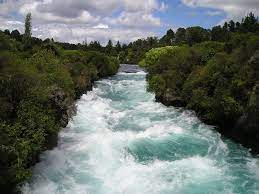
#> input picture river1.jpg, 259 x 194 px, found by its file name
$ jupyter execute Plagiarism_Detector.ipynb
#> lines starting #> are read from the running program, lines starting #| are printed output that depends on the picture; after the words box and inside, x2 and y2 are one past the last pixel; in counts of white or black regions, pixels touching at a corner belong together
<a href="https://colab.research.google.com/github/Wisteriaa9/Plagiarism-Detector/blob/main/Plagiarism_Detector.ipynb" target="_parent"></a>

[cell 1]
import cv2
import math
from google.colab.patches import cv2_imshow
print("1 for text\n2 for image\n ");
val = int(input("Enter your value:\n"));
#> the answer given: 3
if val == 1 :
    # Define a function to tokenize text and count word frequencies
    # [29 lines left out: functions tokenize, dot_product, cosine_similarity, not called in this run]

    # Define a function to compare two texts and output the percentage of plagiarism
    def compare_texts(text1, text2):
        similarity = cosine_similarity(text1, text2)
        return similarity * 100

    # Define two texts to compare
    with open('/content/text1.txt', 'r') as file1:
        text1 = file1.read()
    with open('/content/text2.txt', 'r') as file2:
        text2 = file2.read()

    # Compare the two texts and output the percentage of plagiarism
    plagiarism_percentage = compare_texts(text1, text2)
    print(f"The percentage of plagiarism between text1 and text2 is: {plagiarism_percentage:.2f}%\n")

    # [13 lines left out: function read_until_fullstop, not called in this run]


    # Open files in read mode
    with open('/content/text1.txt', 'r') as file1, open('/content/text2.txt', 'r') as file2:

        # Read the lines from the files
        file1_lines = []
        file2_lines = []

        while True:
            line = read_until_fullstop(file1)
            if not line:
                break
            file1_lines.append(line.strip())

        while True:
            line = read_until_fullstop(file2)
            if not line:
                break
            file2_lines.append(line.strip())

        # Find similar lines
        similar_lines = set(file1_lines).intersection(file2_lines)
    with open('/content/text1.txt', 'r') as file1, open('/content/text2.txt', 'r') as file2:
        # Print the output
        print(f"file1\n")
        content = file1.read()
        print(content + "\n")
        print(f"file2\n")
        content = file2.read()
        print(content + "\n")
        if similar_lines:
            print(f"{len(similar_lines)} similar lines found:\n")
            for line in similar_lines:
                print(line)
        else:
            print("No similar lines found.")
else:
    # Load the images
    img1 = cv2.imread('/content/river1.jpg')
#> img1 is the input picture: shape (194, 259, 3); mean B, G, R 109.7, 114.1, 106.1
    img2 = cv2.imread('/content/river2.jpg')
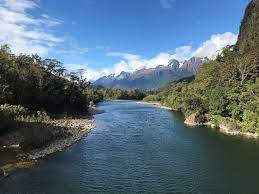
#> input picture river2.jpg, 259 x 194 px, found by its file name
#> img2 is the input picture: shape (194, 259, 3); mean B, G, R 123.4, 107.7, 86.2

    # Resize the images to the same dimensions
    img1 = cv2.resize(img1, (800, 600))
#> img1: shape (600, 800, 3)
    img2 = cv2.resize(img2, (800, 600))
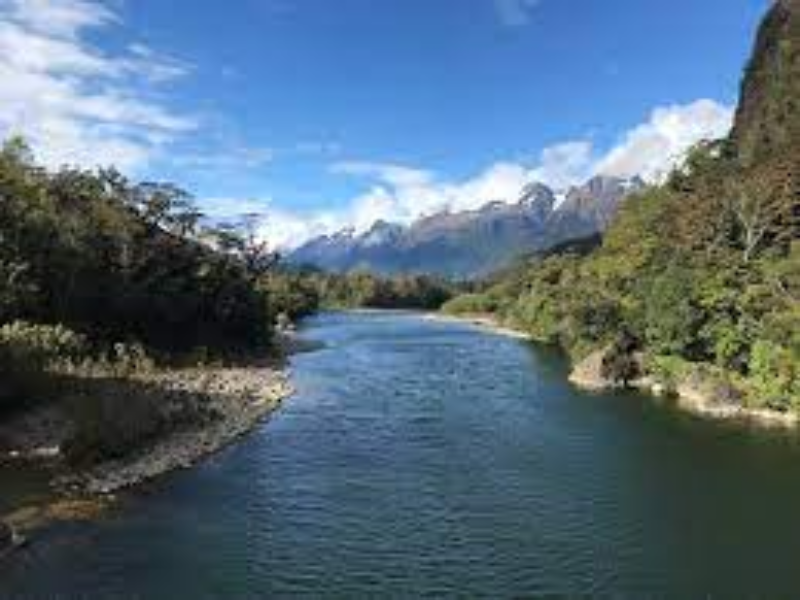
#> img2: shape (600, 800, 3); mean B, G, R 123.2, 107.5, 86.1

    # Convert the images to grayscale
    gray1 = cv2.cvtColor(img1, cv2.COLOR_BGR2GRAY)
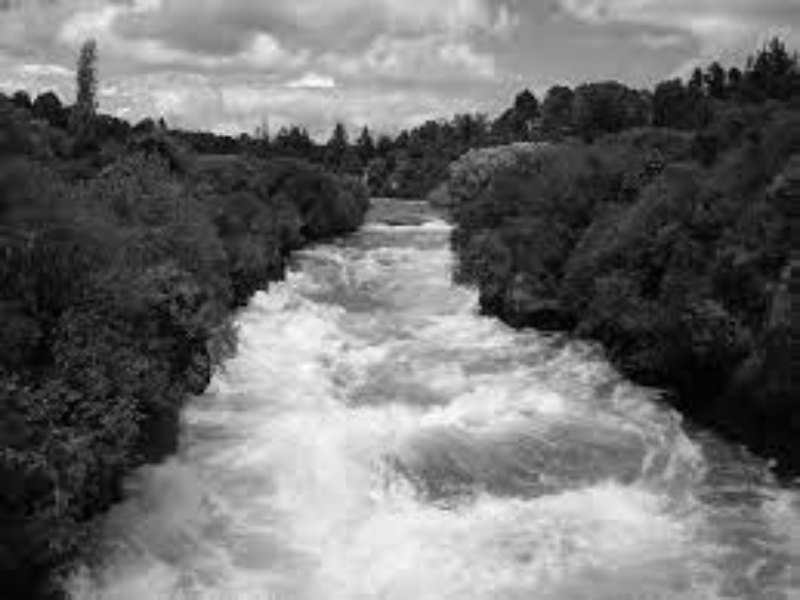
#> gray1: shape (600, 800); min 0, max 255, mean 111.1
    gray2 = cv2.cvtColor(img2, cv2.COLOR_BGR2GRAY)
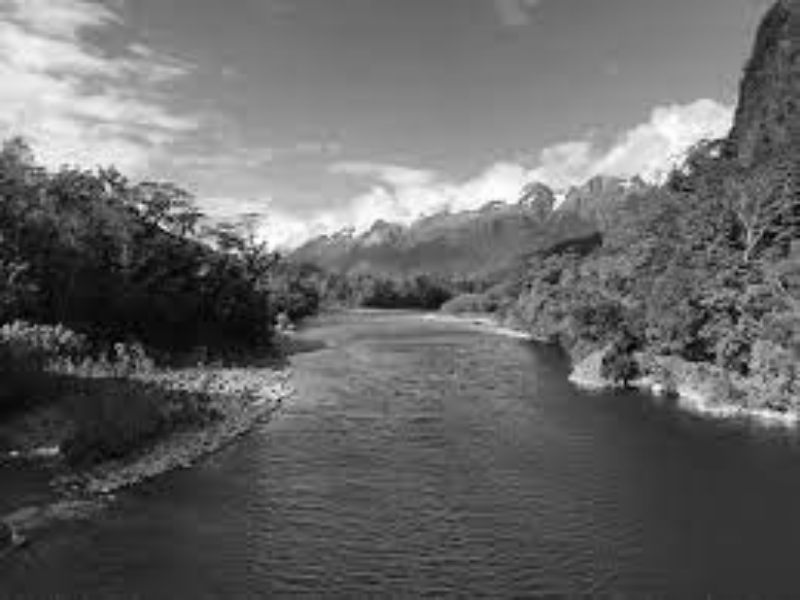
#> gray2: shape (600, 800); min 1, max 255, mean 102.9

    # Apply a threshold to convert the images to binary
    _, thresh1 = cv2.threshold(gray1, 127, 255, cv2.THRESH_BINARY)
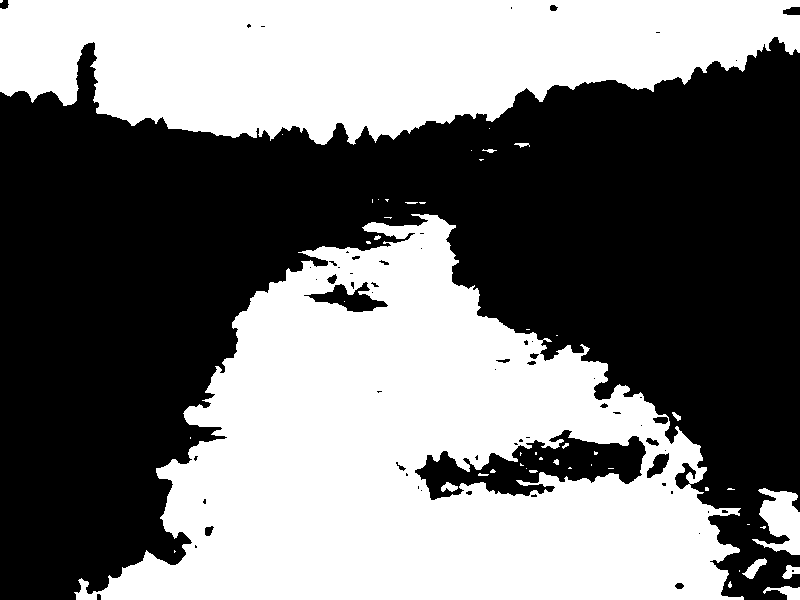
#> thresh1: shape (600, 800); 47.3% white; 48 white regions (32 under 20 px), largest, box (x1, y1, x2, y2) and area: (74, 214, 744, 600) 140768, (0, 0, 800, 145) 83147, (752, 488, 800, 555) 1878
    _, thresh2 = cv2.threshold(gray2, 127, 255, cv2.THRESH_BINARY)
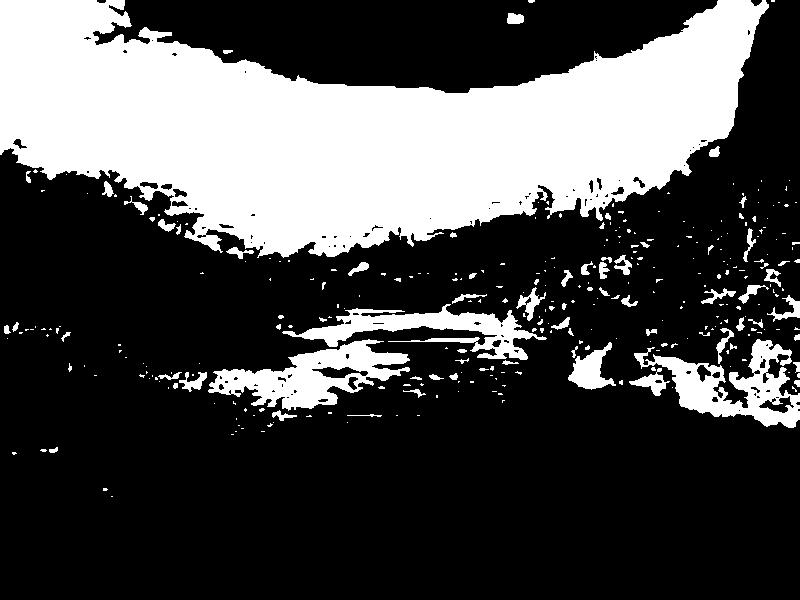
#> thresh2: shape (600, 800); 29.2% white; 322 white regions (245 under 20 px), largest, box (x1, y1, x2, y2) and area: (0, 0, 769, 258) 115160, (208, 339, 410, 411) 6327, (634, 339, 800, 428) 5659
    # Find the common area between the two binary images
    common = cv2.bitwise_and(thresh1, thresh2)
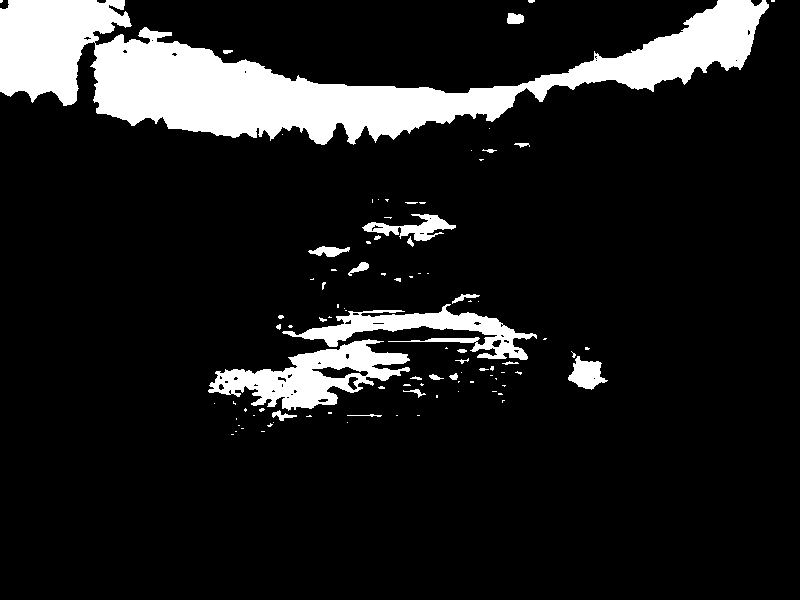
#> common: shape (600, 800); 11.8% white; 95 white regions (68 under 20 px)

    # Highlight the common area in the original images
    contours, _ = cv2.findContours(common, cv2.RETR_EXTERNAL, cv2.CHAIN_APPROX_SIMPLE)
#> contours = 95 contours, 79 with area under 20; largest, box (x1, y1, x2, y2) and area: (0, 0, 769, 145) 41218, (208, 339, 410, 411) 6485, (282, 304, 537, 360) 4201, (362, 214, 456, 241) 914, (568, 356, 608, 390) 710
    for contour in contours:
        (x, y, w, h) = cv2.boundingRect(contour)
        cv2.rectangle(img1, (x, y), (x+w, y+h), (0, 255, 0), 2)
        cv2.rectangle(img2, (x, y), (x+w, y+h), (0, 255, 0), 2)
#> this loop made 95 passes
#> (x, y, w, h) on passes 6, 7, 8, 12, 14, 16, 17, 18, 19, 20, 21, 25: (267, 423, 6, 4), (347, 422, 1, 1), (273, 422, 1, 1), (306, 415, 6, 2), (347, 414, 35, 3), (272, 410, 25, 11), (259, 408, 6, 4), (244, 408, 3, 4), (214, 403, 1, 1), (233, 401, 3, 4), (502, 400, 3, 3), (458, 391, 1, 1)
#> (contour, x, y, w, h) on passes 1, 2, 3, 4, 5, 9: ([[231, 434], [233, 434]], 231, 434, 3, 1), ([[261, 431], [264, 431]], 261, 431, 4, 1), ([[235, 431], [236, 431]], 235, 431, 2, 1), ([[241, 428], [243, 428]], 241, 428, 3, 1), ([[238, 425], [239, 425]], 238, 425, 2, 1), ([[236, 418], [236, 419]], 236, 418, 1, 2)
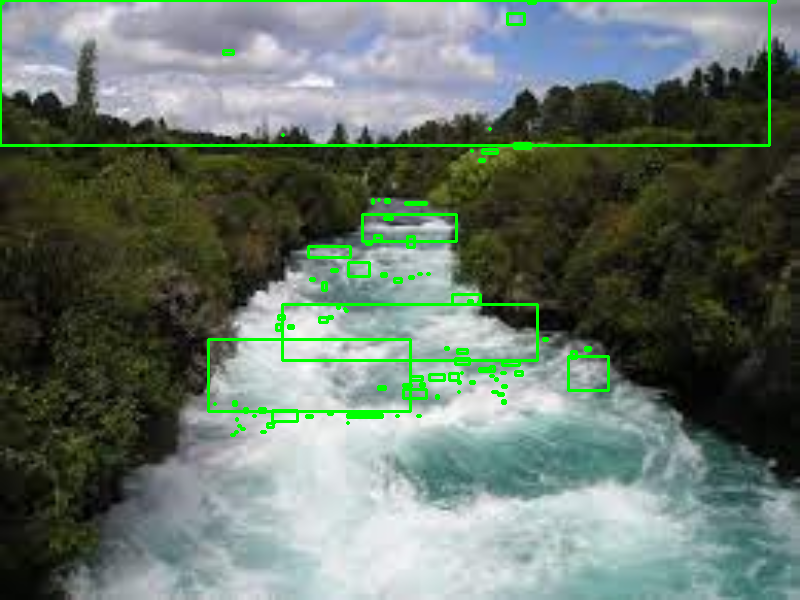
#> img1: shape (600, 800, 3); mean B, G, R 105.6, 117.1, 102.2
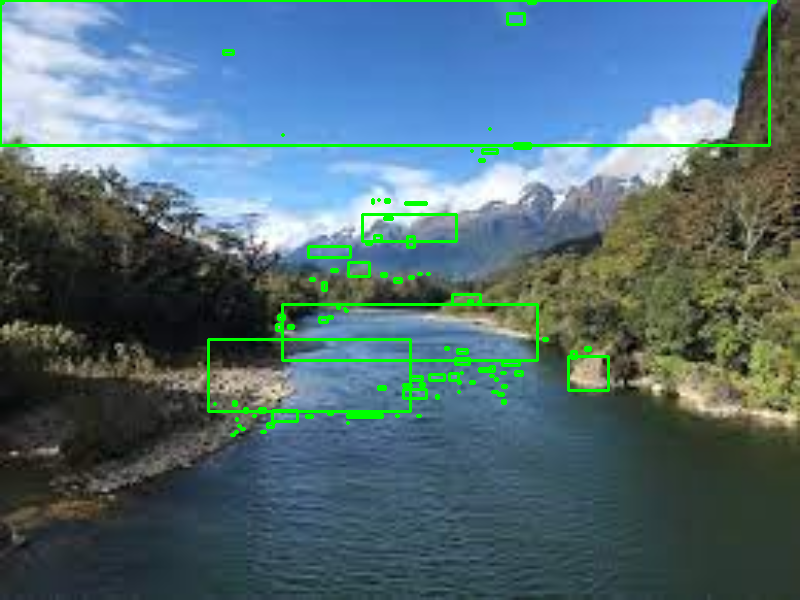
#> img2: shape (600, 800, 3); 2.85% of pixels changed, all inside (x1, y1, x2, y2) = (0, 0, 777, 437)

    # Display the images with the common area highlighted
    from google.colab.patches import cv2_imshow
    cv2_imshow( img1)
    cv2_imshow( img2)
    cv2.waitKey(0)
    cv2.destroyAllWindows()
    mse = ((gray1 - gray2) ** 2).mean()
#> mse = 105.1

    # Set a threshold for the MSE score
    threshold = 50

    # If the MSE score is below the threshold, consider the images to be plagiarized
    if mse < threshold:
        print("The images are plagiarized.")
    else:
        print("The images are not plagiarized.")
